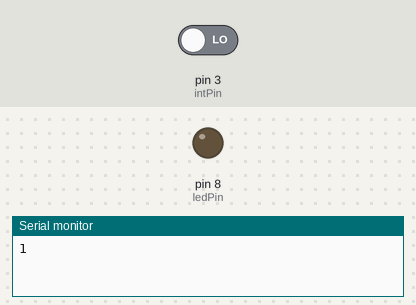
Recording of a sketch running on a simulated Arduino Uno, built with avr-gcc and run on an emulated ATmega328P. On the bench: output pins drawn as LEDs (lit = HIGH), the last lines printed to the serial monitor. Inputs (shaded band) come from the test bench; at power-on: pin 3 (intPin) LOW.

Above: at 1.2 s.
1.3 s: pin 3 (intPin) driven HIGH
At 2.5 s:
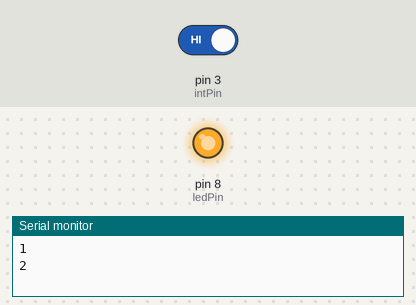
Timing chart, 0 to 10.8 s (numbered marks = the images above; inputs shaded):
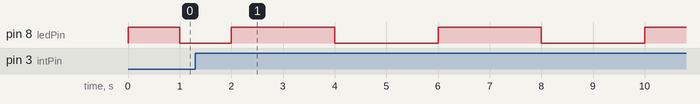

Measured:
- after the input at 1.3 s, pin 8 (ledPin): alternates HIGH for 2.0 s and LOW for 2.0 s, starting after 2.7 s

The sketch:

lab_9_11.ino
```cpp
#define ledPin 8
#define intPin 3
int time = 1;
void setup()
{
  pinMode(ledPin, OUTPUT);
  pinMode(intPin,INPUT);
  attachInterrupt(digitalPinToInterrupt(intPin),led_trigger,RISING);
  Serial.begin(9600);
}

void loop()
{

  Serial.println(time);
  digitalWrite(ledPin, HIGH);
  delay(time*1000); // Wait for 1000 millisecond(s)
  digitalWrite(ledPin, LOW);
  delay(time*1000); // Wait for 1000 millisecond(s)
}
void led_trigger(){
  time += 1;
  if(time>3){
    time = 1;
  }
}
```
